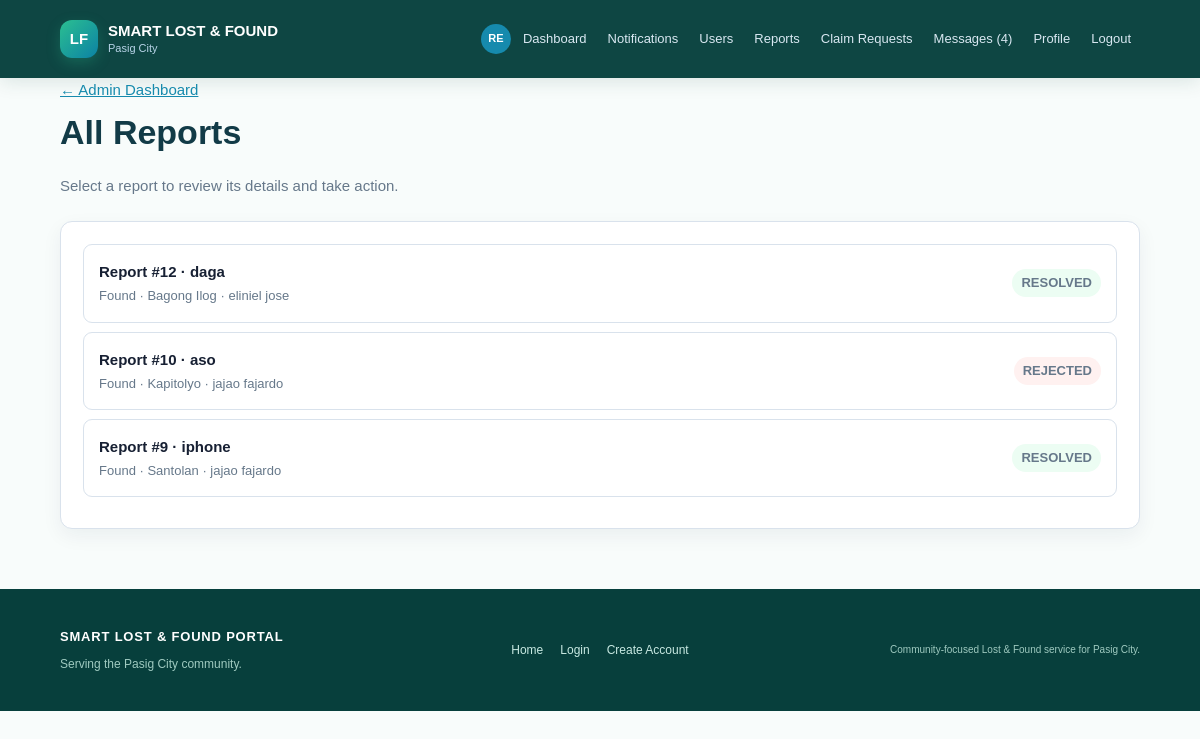
/admin/reports (signed in), run on an earlier commit of the app's database.
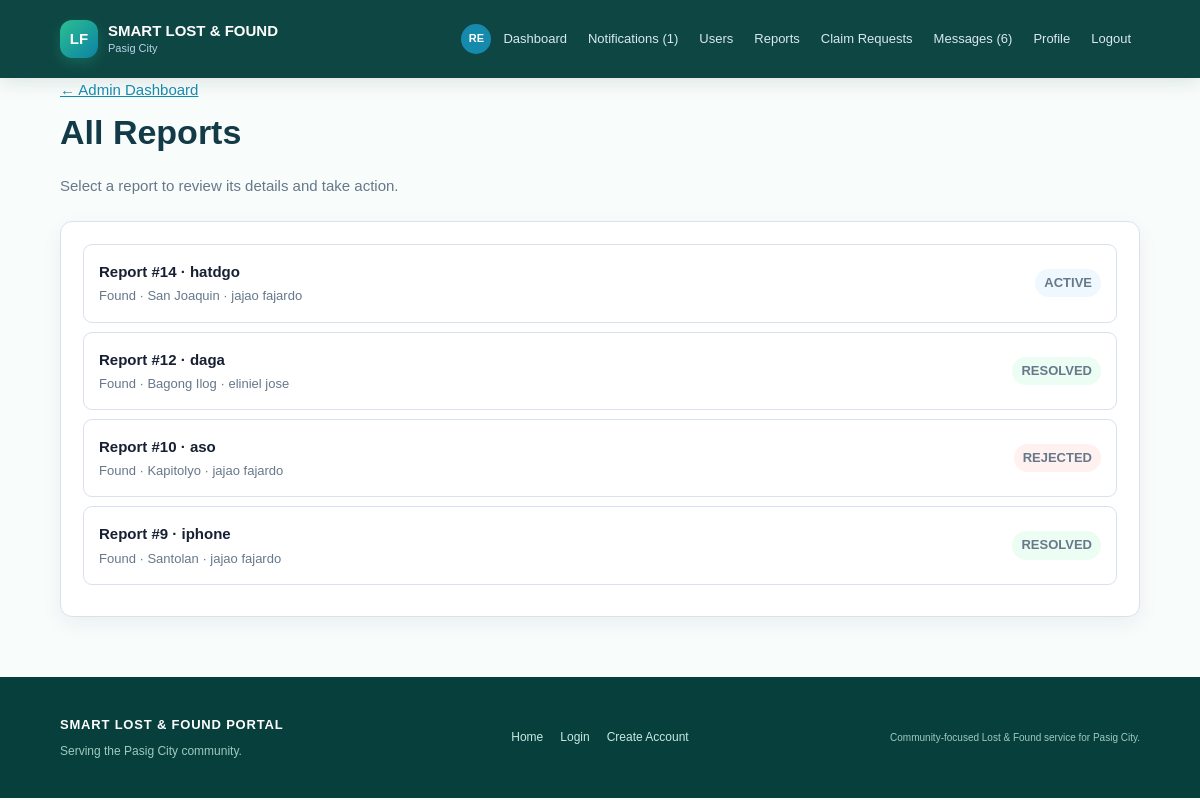
And on a later commit of the database.
### tables this page shows
CREATE TABLE items (id INTEGER PRIMARY KEY AUTOINCREMENT, user_id INTEGER NOT NULL, item_type TEXT NOT NULL, item_name TEXT NOT NULL, category TEXT NOT NULL, location TEXT NOT NULL, item_date TEXT NOT NULL, item_time TEXT, color TEXT, description TEXT, status TEXT NOT NULL DEFAULT 'ACTIVE', created_at TEXT DEFAULT CURRENT_TIMESTAMP, additional_details TEXT, contact_info TEXT, image_filename TEXT, updated_at TEXT, specific_location TEXT, review_notes TEXT, FOREIGN KEY(user_id) REFERENCES users(id));

CREATE TABLE users (id INTEGER PRIMARY KEY AUTOINCREMENT, username TEXT UNIQUE NOT NULL, email TEXT UNIQUE NOT NULL, password_hash TEXT NOT NULL, role TEXT NOT NULL DEFAULT 'STUDENT', full_name TEXT, student_id TEXT, security_question TEXT, security_answer_hash TEXT, account_status TEXT DEFAULT 'ACTIVE', created_at TEXT, profile_picture TEXT, theme_preference TEXT DEFAULT 'light');

### main.py (the view)
@app.route("/admin/reports")
def admin_reports():
    if (blocked := admin_required()):
        return blocked
    conditions = ["1=1"]
    values = []
    report_type = request.args.get("type")
    status = request.args.get("status")
    if report_type in ("LOST", "FOUND"):
        conditions.append("items.item_type=?")
        values.append(report_type)
    if status:
        conditions.append("items.status=?")
        values.append(status)
    conn = get_connection()
    reports = conn.execute("SELECT items.*,users.full_name,users.email FROM items JOIN users ON users.id=items.user_id WHERE " + " AND ".join(conditions) + " ORDER BY items.id DESC", values).fetchall()
    conn.close()
    return render_template("admin_reports.html", reports=reports)

### database.py (called while the page is built)
def get_connection():
    conn = sqlite3.connect(DB_NAME)
    conn.row_factory = sqlite3.Row
    conn.execute("PRAGMA foreign_keys = ON")
    return conn

### main.py (called while the page is built)
def is_admin(user=None):
    return bool(user and str(user["role"]).upper() == "ADMIN")

def current_user():
    user_id = session.get("user_id")
    if not user_id:
        return None
    conn = get_connection()
    user = conn.execute("SELECT * FROM users WHERE id=?", (user_id,)).fetchone()
    conn.close()
    return user

def user_required(message="Please log in to continue."):
    if not session.get("user_id"):
        flash(message, "info")
        return redirect(url_for("login", next=request.path))
    return None

def admin_required():
    blocked = user_required("Please log in as an administrator to continue.")
    if blocked:
        return blocked
    if not is_admin(current_user()):
        abort(403)
    return None

def avatar_url(user):
    filename = user["profile_picture"] if user and "profile_picture" in user.keys() else None
    return url_for("static", filename=f"uploads/avatars/{filename}") if filename else None

### templates/admin_reports.html
{% extends "base.html" %}{% block title %}Reports | Pasig City{% endblock %}{% block content %}<div class="page-head"><a href="{{ url_for('admin_dashboard') }}">&larr; Admin Dashboard</a><h1>All Reports</h1><p class="muted">Select a report to review its details and take action.</p></div><section class="panel"><div class="click-list">{% for report in reports %}<a class="click-row" href="{{ url_for('admin_report_detail',item_id=report['id']) }}"><div><b>Report #{{ report['id'] }} &middot; {{ report['item_name'] }}</b><span>{{ report['item_type']|title }} &middot; {{ report['location'] }} &middot; {{ report['full_name'] or report['email'] }}</span></div><span class="status status-{{ report['status']|lower|replace(' ','-') }}">{{ report['status']|title }}</span></a>{% else %}<div class="empty">No reports found.</div>{% endfor %}</div></section>{% endblock %}

What changed in the data, as far as the page shows it:
added items: id "14", item_name "hatdgo", item_type "Found", location "San Joaquin", full_name "jajao fajardo", status "ACTIVE"
Also different on the page:
{{ unread_notifications }}: (not shown) → "1"
{{ unread_messages }}: "4" → "6"
